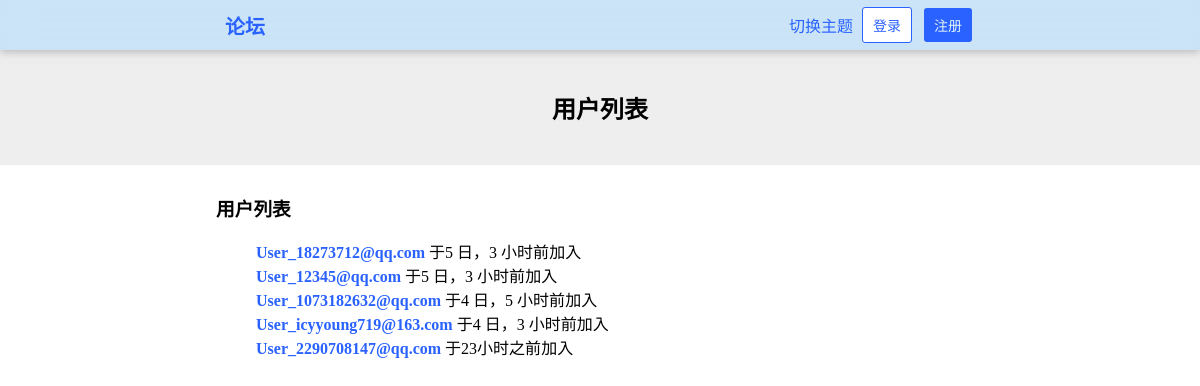
/users/, run on an earlier commit of the app's database.
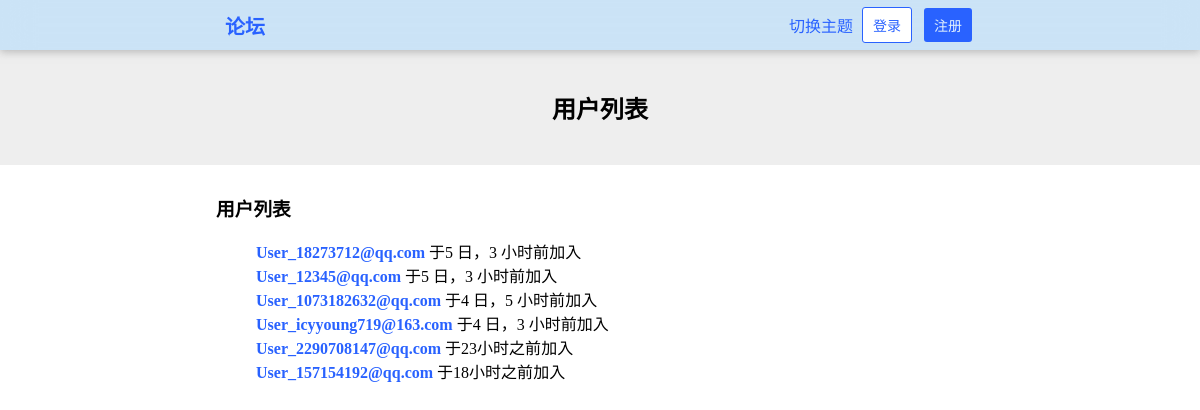
And on a later commit of the database.
### HustRava_app/models.py (models this page shows, shortened)
class User(models.Model):
    name = models.CharField(max_length=30,blank=True)
    email = models.EmailField(unique=True)
    password = models.CharField(max_length=30)
    created_at = models.DateTimeField(auto_now_add=True)
    bio = models.TextField(max_length = 100, blank=True)

### HustRava_app/views.py (the view)
# urls.py: path('users/', views.users, name="users"),                                  # 用户列表 GET
def users(request):
    user_list = User.objects.order_by('created_at')
    if "logged_in_user" in request.session:
        return render(request, 'users.html', {
            "user_list": user_list,
            "logged_in_user": request.session["logged_in_user"],
            "logged_in_user_email": request.session["logged_in_user_email"]
        })
    else:
        return render(request, 'users.html', {"user_list": user_list})

### HustRava_app/templates/users.html (shortened to what this page needs)
{% load humanize %}
{% load static %}
<!DOCTYPE html>
<html>
    <head>
        <link rel="stylesheet" type="text/css" href="{% static 'style.css' %}" />
        <link rel="stylesheet" type="text/css" href="{% static 'style-forum.css' %}" />
        <link rel="stylesheet" type="text/css" href="{% static 'style-dark.css' %}" />
    </head>
    <body>
        <header class="header">
            <a href="/" class="a-button header-title">论坛</a>
            {% if logged_in_user %}
                <div class="dropdown">
                    <button class="button-dropdown">{{ logged_in_user }}</button>
                    <div class="dropdown-content">
                        <ul>
                            <li><a href="/user/{{ logged_in_user_email }}"><div>个人主页</div></a></li>
                            <li><a href="/settings/"><div>设置</div></a></li>
                            <li><a onclick="toggle_theme()"><div>切换主题</div></a></li>
                            <div class="hr" style="margin: 4% 3px;"></div>
                            <li><a href="/logout/"><div class="logout-button">退出登录</div></a></li>
                        </ul>
                    </div>
                </div>
            {% else %}
                <a onclick="toggle_theme()" style="cursor: pointer;">切换主题</a>
                <a href="/login/" class="a-button"><button class="button-white">登录</button></a>
                <a href="/register/" class="a-button"><button>注册</button></a>
            {% endif %}
        </header>
        <div id="main">
            <div class="banner">
                <h2>用户列表</h2>
            </div>
            <div class="content">
                {% if user_list %}
                <h3>用户列表</h3>
                <ul style="list-style: none;">
                    {% for user in user_list %}
                        <li>
                            <a href="/user/{{ user.email }}/"><b>{{ user.name }}</b></a>
                            <span title="{{ user.created_at }}">于{{ user.created_at|naturaltime }}加入</span>
                        </li>
                    {% endfor %}
                </ul>
                {% else %}
                    <p>空空如也</p>
                {% endif %}
            </div>
        </div>
    </body>
</html>

What changed in the data, as far as the page shows it:
added User: name "User_157154192@qq.com", created_at "18小时之前"
